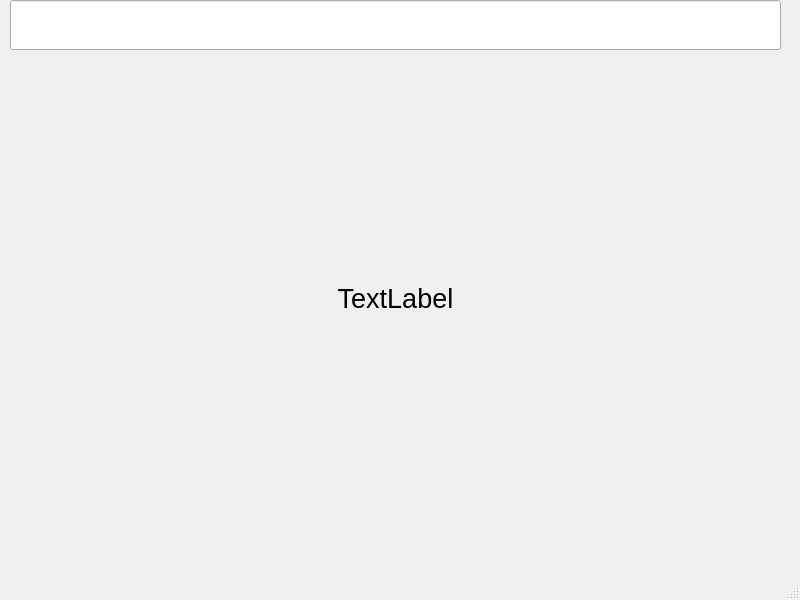
<?xml version="1.0" encoding="UTF-8"?>
<ui version="4.0">
 <class>MainWindow</class>
 <widget class="QMainWindow" name="MainWindow">
  <property name="geometry">
   <rect>
    <x>0</x>
    <y>0</y>
    <width>800</width>
    <height>600</height>
   </rect>
  </property>
  <property name="windowTitle">
   <string>MainWindow</string>
  </property>
  <widget class="QWidget" name="centralwidget">
   <widget class="QWidget" name="verticalLayoutWidget">
    <property name="geometry">
     <rect>
      <x>10</x>
      <y>0</y>
      <width>771</width>
      <height>541</height>
     </rect>
    </property>
    <layout class="QVBoxLayout" name="verticalLayout">
     <item>
      <widget class="QLineEdit" name="lineEdit">
       <property name="minimumSize">
        <size>
         <width>0</width>
         <height>50</height>
        </size>
       </property>
       <property name="font">
        <font>
         <pointsize>20</pointsize>
         <bold>true</bold>
        </font>
       </property>
      </widget>
     </item>
     <item>
      <widget class="QLabel" name="label">
       <property name="font">
        <font>
         <pointsize>20</pointsize>
        </font>
       </property>
       <property name="text">
        <string>TextLabel</string>
       </property>
       <property name="alignment">
        <set>Qt::AlignCenter</set>
       </property>
      </widget>
     </item>
    </layout>
   </widget>
  </widget>
  <widget class="QMenuBar" name="menubar">
   <property name="geometry">
    <rect>
     <x>0</x>
     <y>0</y>
     <width>800</width>
     <height>21</height>
    </rect>
   </property>
  </widget>
  <widget class="QStatusBar" name="statusbar"/>
 </widget>
 <resources/>
 <connections/>
</ui>
